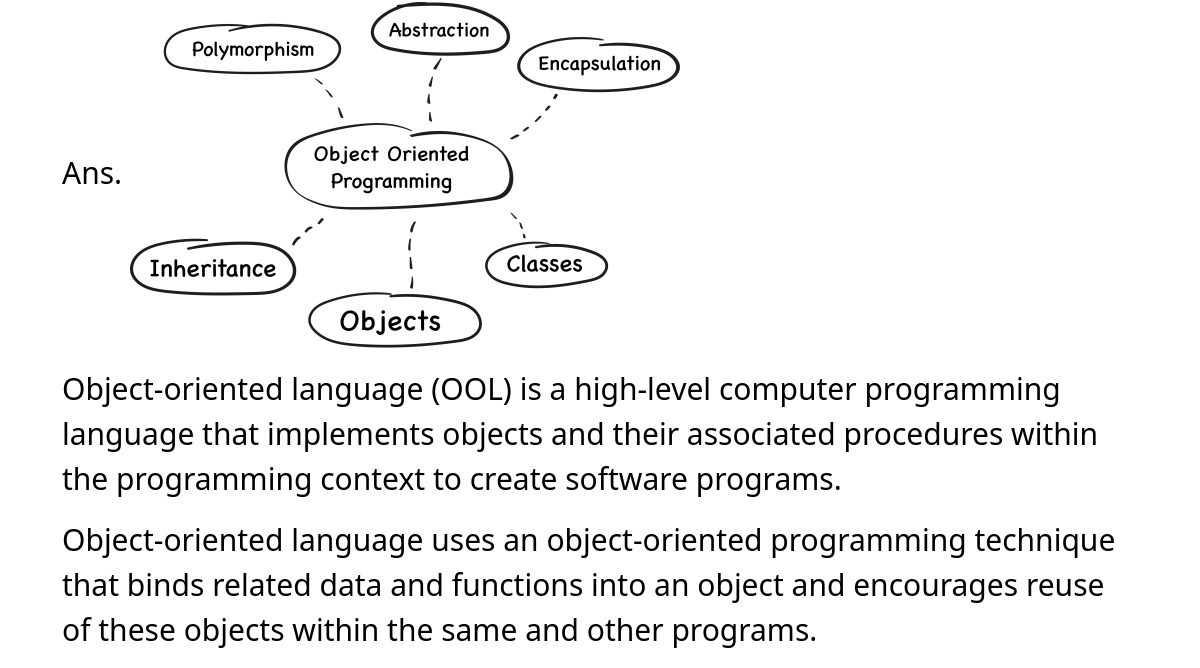
Before: /small_type_interview_questions/ (lower part) with the older database file.
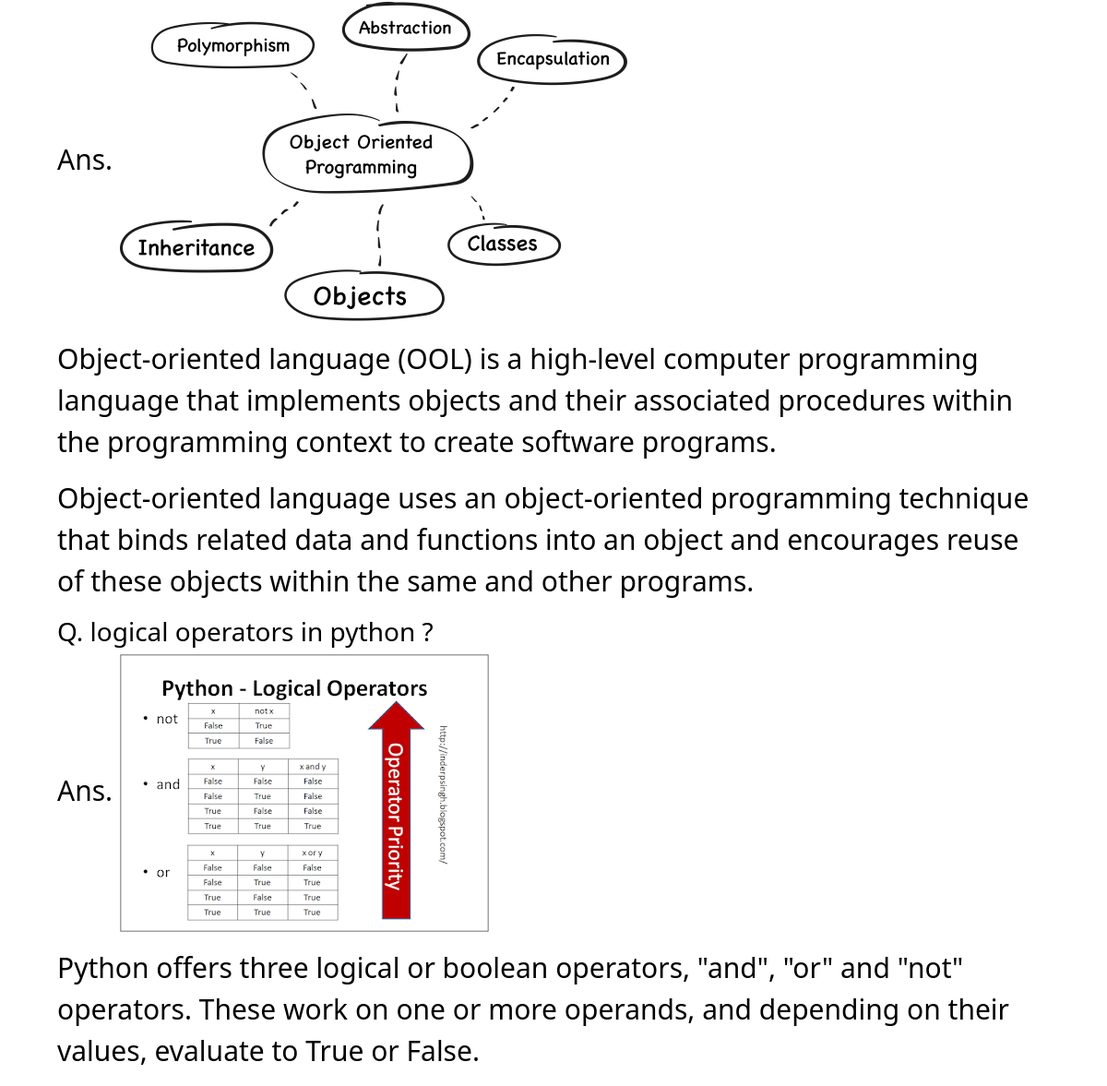
After: the same page with the newer database file.
### main/models.py (models this page shows)
class InterviewQuestions(models.Model):
    interview_question_type = models.ForeignKey(InterviewQuestionType, on_delete=models.CASCADE)
    question = models.TextField(max_length=255, blank=True)
    img = models.ImageField(upload_to="productImages", blank=True)
    answer = models.TextField()

### main/views.py (the view)
# urls.py: path('small_type_interview_questions/', small_type_interview_questions, name="small_questions"),
def small_type_interview_questions(request):
    questions = InterviewQuestions.objects.filter(interview_question_type__type__icontains="Small Questions")
    return render(request, 'main/small_questions.html', {"questions": questions})

### main/templates/main/small_questions.html (shortened to what this page needs)
<!doctype html>
<html lang="en">
<head>
</head>
<body>
{% include 'main/nav.html' %}
 <div class="container">
  <div class="right-section">
      {% for quest in questions %}
     <h3>Q. {{ quest.question }}</h3>
     <p>Ans.{% if quest.img %} <img src="{{ quest.img.url }}" alt=""> {% endif %}{{ quest.answer|linebreaks }}</p>
      {% endfor %}
  </div>
</div>
</body>
</html>

Changed rows visible on the page:
added InterviewQuestions: question "logical operators in python ?", img (picture), answer "Python offers three logical or boolean operators, \"and\", \"or\" and \"not\" operators. These work on one or more operands, and depending on their values, evaluate to True or False."
